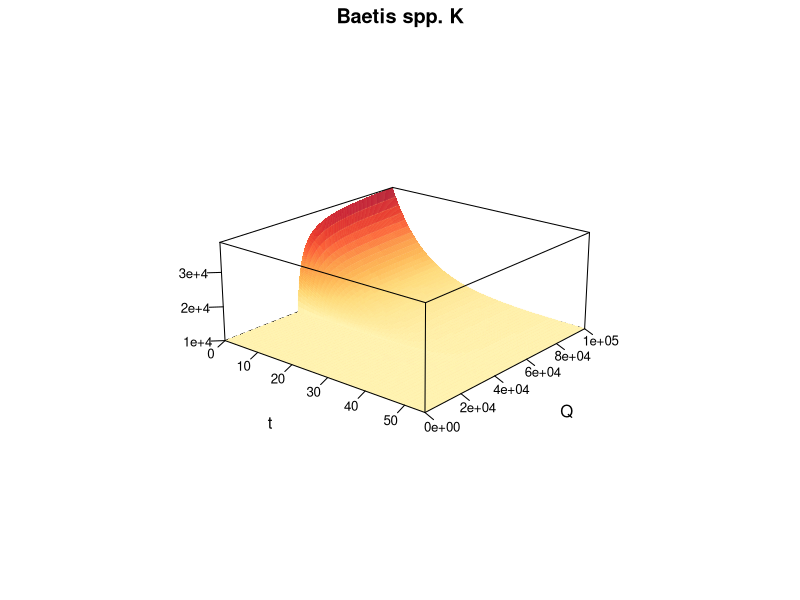

Here is the R script that generated this plot:
################################
## Wireplot for Q, K, and tau
################################
library(tidyverse)
library(ggplot2)
library(lattice)
library(latticeExtra)
library(RColorBrewer)
## Plot setup
clrs <- colorRampPalette(brewer.pal(9, "YlOrRd"))
trellis.par.set("axis.line", list(col = NA, lty = 1, lwd = 1))
theme.novpadding <- list(
  layout.heights = list(top.padding = 0, bottom.padding = 0),
  layout.widths = list(left.padding = 0, right.padding = 0, zlab.axis.padding = 2)
)

## Minimum threshold of what is considered a flood
Qmin <- 40000 
## Half saturation constant
a <- 3000
## Rate that K returns to pre-disturbance level
g <- 0.1

## Maximum flood size to run model to
Qmax = 100000

## Timesteps to run model out to - days
t = 55



dfK <- data.frame(Q = seq(0, Qmax, by = 200))
for(i in 1:length(dfK$Q)){
  if (dfK$Q[i] < Qmin) {
    dfK$Q[i] <- 0
  } else {
    dfK$Q[i] <- (dfK$Q[i] - Qmin)/(a + dfK$Q[i]- Qmin)
  }}

KQT <- data.frame(Q = numeric(((Qmax/200) + 1) * (t + 1)))
## Filling in Q
KQT$Q <- rep(seq(0, Qmax, by =200), each = t + 1)

for(i in 1:length(KQT$Q)){
  if (KQT$Q[i] < Qmin) {
    KQT$Qf[i] <- 0
  } else {
    KQT$Qf[i] <- (KQT$Q[i] - Qmin)/(a + KQT$Q[i]- Qmin)
  }}


for (i in 1:length(KQT$Q)){
  # Calculate K arrying capacity immediately following the disturbance
  KQT$K0[i]  <- 10000 + ((40000-10000)*KQT$Qf[i])
}

KQT$t <- rep(seq(0, t), (Qmax/200) + 1)

for (i in 1:length(KQT$Q)){
  KQT$K[i] <- 10000 + (KQT$K0[i] - 10000) * exp(-g * KQT$t[i])}



z_at <- c(10000 , 20000 , 30000, 40000)
z_labs <- c("1e+4", "2e+4", "3e+4", "4e+4")

wireframe(K ~ t + Q, data = KQT, # distance =c(2, 5, 8)
          aspect = c(1, .4),
          drape = TRUE,
          shade = F,
          colorkey = FALSE,
          col = alpha('#ffeda0', 0.08),
          scales = list(arrows = FALSE, col = 'black', z = list(at = z_at, lab = z_labs), distance = 1.5),
          screen = list(z = -40, x = -70),
          #panel.3d.wireframe = panel.3d.contour, # can't use because Rtools is deprecated
          #par.settings = theme.novpadding,
          col.regions = clrs(1000),
          main = 'Baetis spp. K')

          


axis = list(side=2, at=c(0, 1e+4, 1.5e+4, 2e+4, 2.5e+4, 3e+4, 3.5e+4))



## Minimum threshold of what is considered a flood
Qmin <- 0.25 
## Half saturation constant
a <- 0.01
## Rate that K returns to pre-disturbance level
g <- 0.05

## Maximum flood size to run model to
Qmax = 2

## Timesteps to run model out to - days
t = 55



dfK <- data.frame(Q = seq(0, Qmax, by = 0.002))
for(i in 1:length(dfK$Q)){
  if (dfK$Q[i] < Qmin) {
    dfK$Q[i] <- 0
  } else {
    dfK$Q[i] <- (dfK$Q[i] - Qmin)/(a + dfK$Q[i]- Qmin)
  }}

KQT <- data.frame(Q = numeric(((Qmax/0.002) + 1) * (t + 1)))
## Filling in Q
KQT$Q <- rep(seq(0, Qmax, by =0.002), each = t + 1)

for(i in 1:length(KQT$Q)){
  if (KQT$Q[i] < Qmin) {
    KQT$Qf[i] <- 0
  } else {
    KQT$Qf[i] <- (KQT$Q[i] - Qmin)/(a + KQT$Q[i]- Qmin)
  }}


for (i in 1:length(KQT$Q)){
  # Calculate K arrying capacity immediately following the disturbance
  KQT$K0[i]  <- 10000 + ((40000-10000)*KQT$Qf[i])
}

KQT$t <- rep(seq(0, t), (Qmax/0.002) + 1)

for (i in 1:length(KQT$Q)){
  KQT$K[i] <- 10000 + (KQT$K0[i] - 10000) * exp(-g * KQT$t[i])}
